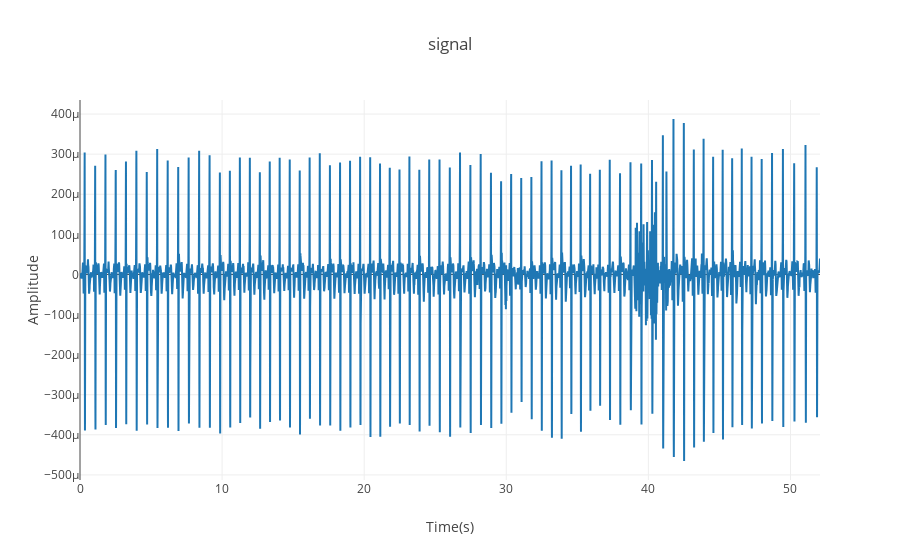

Source (notebook cell):
### Markdown cell above
# Plot the data

### Code cell
# plot the ppg signal
# Here I'm using plotly which provides zooming feature (https://plot.ly/python)
trace1 = go.Scatter(
    x = df.index/fs,
    y = ppg,
    mode = 'lines'
)

layout = go.Layout(
    title='signal',
    xaxis=dict(title= 'Time(s)'),
    yaxis=dict(title= 'Amplitude'),
)

data = [trace1]
fig= go.Figure(data=data, layout=layout)
plotly.offline.iplot(fig)

### Figure 1 — Plotly figure (JSON) as saved in the notebook; plotly's stock layout.template omitted (floating-point values rounded to 4 significant figures; data arrays with more than 128 entries replaced by an {"elided": "..."} marker saying what was removed)
{"data": [{"mode": "lines", "type": "scatter", "uid": "a54fc4c3-01bc-4781-a63c-036daf2a5452", "x": {"elided": "10000 float values"}, "y": {"elided": "10000 float values"}}], "layout": {"title": {"text": "signal"}, "xaxis": {"title": {"text": "Time(s)"}}, "yaxis": {"title": {"text": "Amplitude"}}}}
